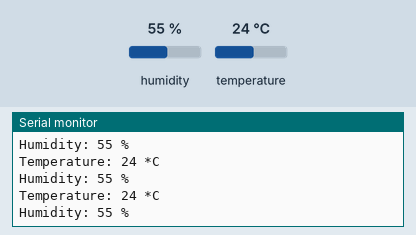
Simulated run of this sketch. Board: Arduino Uno, built with avr-gcc and run on an emulated ATmega328P. On the bench: the last lines printed to the serial monitor. The test bench sets the inputs (shaded band); at power-on: humidity 55 %, temperature 24 °C.

Above: at 2.8 s.
2.9 s: humidity set to 22 %
At 5.5 s:
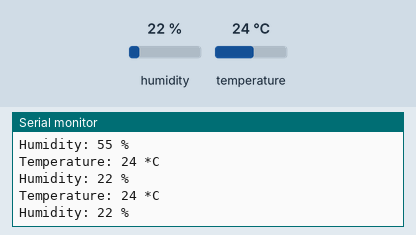
5.6 s: temperature set to 12 °C
At 6.9 s:
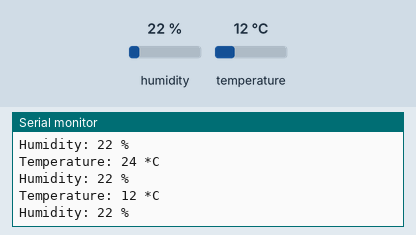
8.3 s: humidity set to 40 %
At 11.6 s:
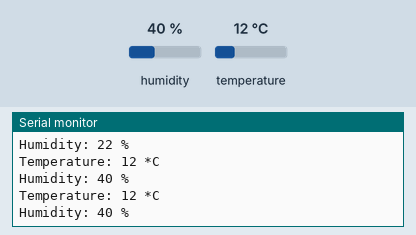
Timing chart, 0 to 13.1 s (numbered marks = the images above; inputs shaded):
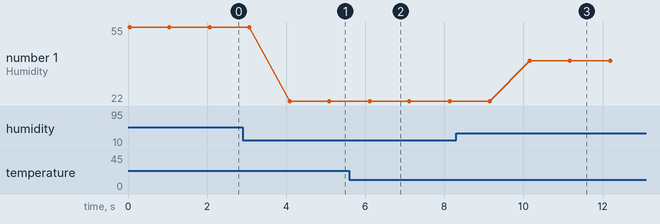

The sketch:

DHT11_tutorial.ino
```cpp
#include <DHT.h>

#define DHTPIN 2

#define DHTTYPE DHT11

DHT dht(DHTPIN, DHTTYPE);


void setup() {
  // put your setup code here, to run once:
Serial.begin(9600);

dht.begin();
}

void loop() {
  // put your main code here, to run repeatedly:
float temp = dht.readTemperature();
float humi = dht.readHumidity();

Serial.print("Temperature: ");Serial.print((int)temp);Serial.print(" *C");Serial.println();
Serial.print("Humidity: ");Serial.print((int)humi);Serial.print(" %");Serial.println();

delay(1000);
}
```

Measured:
- after the input at 2.9 s, the serial monitor: prints a new line after 1.2 s (image 1)
- after the input at 5.6 s, the serial monitor: prints a new line after 0.50 s (image 2)
- after the input at 8.3 s, the serial monitor: prints a new line after 1.9 s (image 3)
- plotted number 1: 55 → 22 after the input at 2.9 s, 22 → 40 after the input at 8.3 s
